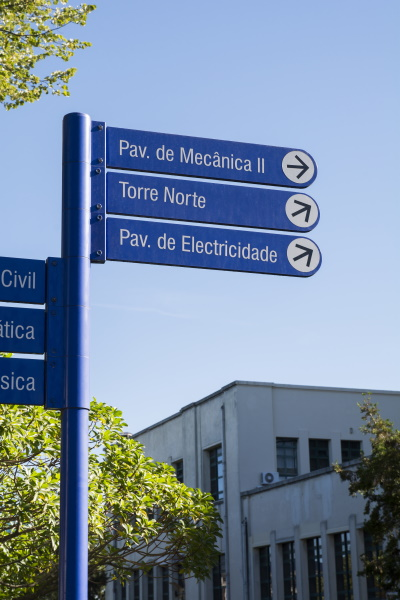
#> input picture Lab/Evals/Lab_Eval1/images/i03.jpg, 400 x 600 px
$ jupyter execute ist1111559_Daniele_Avolio.ipynb
#> lines starting #> are read from the running program, lines starting #| are printed output that depends on the picture
# IST1111559 - Daniele Avolio

## Lab Eval 1

### 1. Image Manipulation

[cell 1]
import cv2
import matplotlib.pyplot as plt

[cell 2]
i03 = cv2.imread("images/i03.jpg")
#> i03 is the input picture: shape (600, 400, 3); mean B, G, R 161, 139, 120.1

rgb_img = cv2.cvtColor(i03, cv2.COLOR_BGR2RGB)
plt.imshow(rgb_img)
plt.show()

1.1) Grayscale Image

[cell 3]
gray_img = cv2.cvtColor(i03, cv2.COLOR_BGR2GRAY)
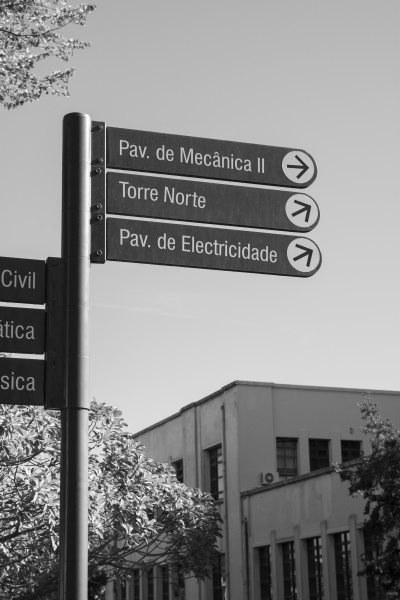
#> gray_img: shape (600, 400); min 1, max 254, mean 135.8
plt.imshow(gray_img, cmap='gray')
plt.show()

1.2) Upside-down image

[cell 4]
reversed = rgb_img[::-1]
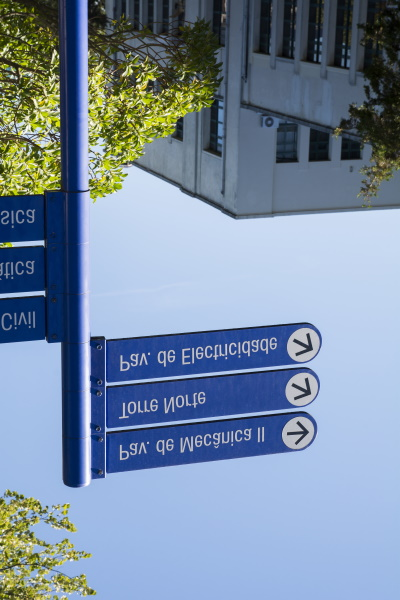
#> reversed: shape (600, 400, 3); mean R, G, B 120.1, 139, 161


plt.imshow(reversed, cmap='gray')
plt.show()

1.3) Spatially Subsample

[cell 5]
factors = [4,16,64]
real_images = [rgb_img, gray_img, reversed]

factored_images = []

for i in factors:
    factored_images.append(rgb_img[::i, ::i])
#> after the loop, factored_images = 3 items

1.4) Subplot plotting

[cell 6]
# I created this method to use it in for loop
def show_img(img):
    if len(img.shape) == 3:
        plt.imshow(img)
    else:
        plt.imshow(img, cmap='gray')

[cell 7]
plt.figure()
for i in range(3):
    plt.subplot(2, 3, i+1)
    show_img(real_images[i])
    plt.axis('off')
for i in range(3):
    plt.subplot(2, 3, i+4)
    show_img(factored_images[i])
    plt.axis('off')

plt.show()
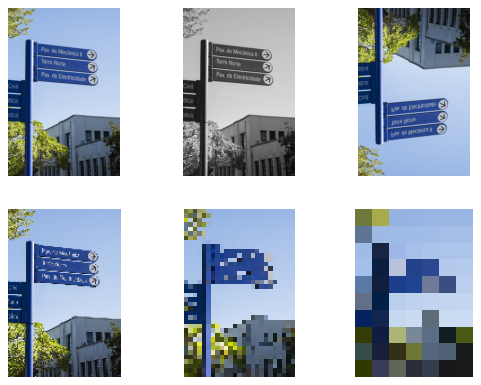
#> figure drawn by matplotlib, 6 panels

### Discussion:
A problem I have is to get the image reversed but not mirrored.

A tricky thing was to get the spatial subsample. Basically it's only getting the images with a step based on the factor we wanted to use.

The only thing I didn't like was the subplot with the for loop. To solve this, it's easy to create a object with title and image and then iterate over it. I didn't do this for time reasons.

# 2. Plot image line profile

[cell 8]
io2 = cv2.imread("images/i02.jpg")
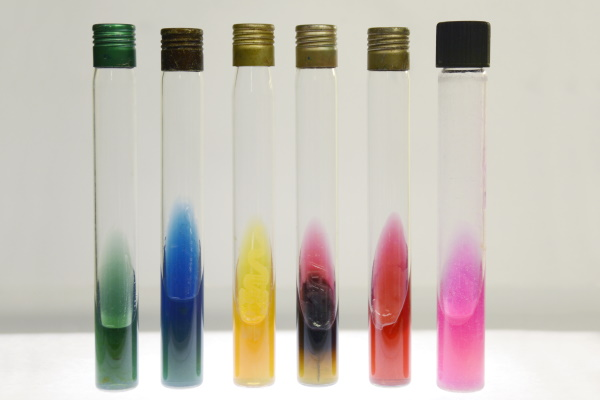
#> input picture Lab/Evals/Lab_Eval1/images/i02.jpg, 600 x 400 px
#> io2 is the input picture: shape (400, 600, 3); mean B, G, R 184.6, 193, 199.6

2.1) Grayscale img

[cell 9]
gray_i02 = cv2.cvtColor(io2, cv2.COLOR_BGR2GRAY)
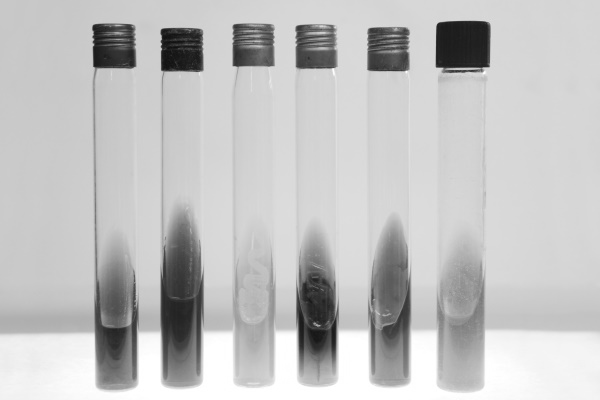
#> gray_i02: shape (400, 600); min 16, max 255, mean 194

plt.imshow(gray_i02, cmap='gray')
plt.show()

2.2) Vector and lines

[cell 10]
import numpy as np

[cell 11]
print(gray_i02.shape)
#| (400, 600)
vect = np.ones(1 * gray_i02.shape[1])
#> vect = 600 values from 1 to 1

for i in range(gray_i02.shape[1]):
    vect[i] = gray_i02[50, i]
#> after the loop, vect = 600 values, max 218 at index 339, min 24 at index 165, mean 147.1

2.3) Line profiles for row 50

[cell 12]
plt.plot(vect)
plt.show()
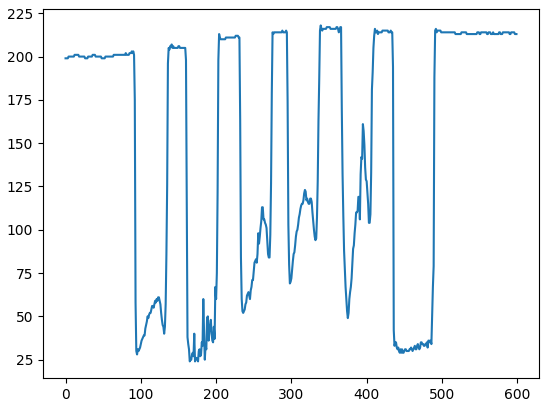
#> figure drawn by matplotlib, 1 panel; curve peaks at x = 339, y = 218
